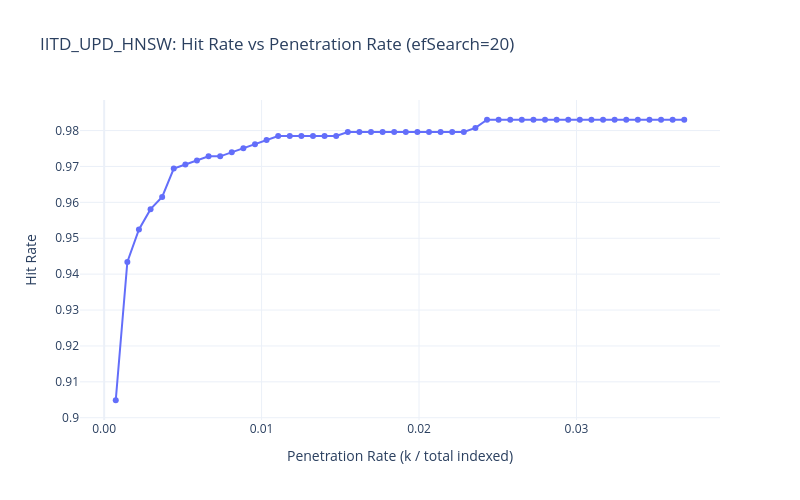

Source (notebook cell):
### Code cell
import os
import numpy as np
import random
import faiss
import plotly.graph_objects as go

# =========================================================
#  Load IITD_UPD Templates (70:30 Split)
# =========================================================
def load_iitd_upd_templates(root_folder, seed=42, split_ratio=0.7):
    """
    For each subject folder (like 1_L, 2_L...), randomly split its .npy files
      - 70% for indexing (gallery/enrollment)
      - 30% for query (probe)
    Returns:
        index_vectors, index_labels, query_vectors, query_labels
    """
    random.seed(seed)
    index_vectors, index_labels = [], []
    query_vectors, query_labels = [], []

    subject_folders = sorted(
        [d for d in os.listdir(root_folder) if os.path.isdir(os.path.join(root_folder, d))]
    )

    for subject in subject_folders:
        subject_path = os.path.join(root_folder, subject)
        files = sorted([f for f in os.listdir(subject_path) if f.endswith('.npy')])

        n = len(files)
        if n == 0:
            print(f"⚠️ Skipping {subject}, no .npy files found.")
            continue

        random.shuffle(files)
        split_point = max(1, int(n * split_ratio))  # At least one for index
        index_files = files[:split_point]
        query_files = files[split_point:] if split_point < n else []

        for f in index_files:
            vec = np.load(os.path.join(subject_path, f)).astype('float32').flatten()
            index_vectors.append(vec)
            index_labels.append(subject)

        for f in query_files:
            vec = np.load(os.path.join(subject_path, f)).astype('float32').flatten()
            query_vectors.append(vec)
            query_labels.append(subject)

        print(f"{subject}: {len(index_files)} index, {len(query_files)} query")

    return (
        np.vstack(index_vectors),
        np.array(index_labels),
        np.vstack(query_vectors),
        np.array(query_labels)
    )


# =========================================================
#  Build HNSW Index
# =========================================================
def build_hnsw_index(vectors, dim, M=16, efConstruction=200, efSearch=20):
    index = faiss.IndexHNSWFlat(dim, M)
    index.hnsw.efConstruction = efConstruction
    index.hnsw.efSearch = efSearch
    index.add(vectors)
    return index


# =========================================================
#  Evaluate Hit Rate vs Penetration Rate
# =========================================================
def evaluate_hit_rate_topk(index, index_labels, query_vectors, query_labels, k_max=50):
    total_indexed = len(index_labels)
    total_queries = len(query_labels)
    hit_rates = []
    penetration_rates = []

    # Retrieve all neighbors up to k_max
    distances, indices = index.search(query_vectors, k=k_max)
    predicted_labels = index_labels[indices]

    for k in range(1, k_max + 1):
        hits = sum(
            query_labels[i] in predicted_labels[i, :k]
            for i in range(total_queries)
        )
        hit_rate = hits / total_queries
        penetration = k / total_indexed
        hit_rates.append(hit_rate)
        penetration_rates.append(penetration)
        print(f"Top-{k}: Hit rate={hit_rate:.4f}, Penetration={penetration:.4f}")

    return penetration_rates, hit_rates


# =========================================================
#  Plot Hit Rate vs Penetration Rate
# =========================================================
def plot_hit_rate_vs_penetration(penetration_rates, hit_rates, efSearch):
    fig = go.Figure()
    fig.add_trace(go.Scatter(
        x=penetration_rates,
        y=hit_rates,
        mode='lines+markers',
        name=f"efSearch={efSearch}",
        line=dict(width=2),
        marker=dict(size=6)
    ))

    # Clean tick marks at 0.01 intervals
    tick_vals = np.arange(0.0, max(penetration_rates) + 0.01, 0.01)
    fig.update_xaxes(
        title='Penetration Rate (k / total indexed)',
        tickvals=tick_vals,
        tickformat=".2f"
    )
    fig.update_yaxes(title='Hit Rate')

    fig.update_layout(
        title=f"IITD_UPD_HNSW: Hit Rate vs Penetration Rate (efSearch={efSearch})",
        template='plotly_white',
        width=800,
        height=500,
        hovermode="x unified"
    )
    fig.show()


# =========================================================
#  Main Workflow
# =========================================================
def main(data_folder, efSearch=20, k_max=50):
    index_x, index_y, query_x, query_y = load_iitd_upd_templates(data_folder)
    dim = index_x.shape[1]
    print(f"\nLoaded {len(index_y)} index templates and {len(query_y)} queries with dim={dim}")

    index = build_hnsw_index(index_x, dim, efSearch=efSearch)
    penetration_rates, hit_rates = evaluate_hit_rate_topk(index, index_y, query_x, query_y, k_max=k_max)
    plot_hit_rate_vs_penetration(penetration_rates, hit_rates, efSearch)


# =========================================================
#  Example Usage
# =========================================================
if __name__ == "__main__":
    data_folder = "IITD_UPD"   # path to your IITD_UPD dataset
    main(data_folder, efSearch=20, k_max=50)

### Figure 1 — Plotly figure (JSON) as saved in the notebook; plotly's stock layout.template omitted (floating-point values rounded to 4 significant figures)
{"data": [{"line": {"width": 2}, "marker": {"size": 6}, "mode": "lines+markers", "name": "efSearch=20", "type": "scatter", "x": [0.0007369, 0.001474, 0.002211, 0.002948, 0.003685, 0.004422, 0.005158, 0.005895, 0.006632, 0.007369, 0.008106, 0.008843, 0.00958, 0.01032, 0.01105, 0.01179, 0.01253, 0.01326, 0.014, 0.01474, 0.01548, 0.01621, 0.01695, 0.01769, 0.01842, 0.01916, 0.0199, 0.02063, 0.02137, 0.02211, 0.02284, 0.02358, 0.02432, 0.02506, 0.02579, 0.02653, 0.02727, 0.028, 0.02874, 0.02948, 0.03021, 0.03095, 0.03169, 0.03242, 0.03316, 0.0339, 0.03464, 0.03537, 0.03611, 0.03685], "y": [0.9049, 0.9434, 0.9524, 0.9581, 0.9615, 0.9694, 0.9706, 0.9717, 0.9728, 0.9728, 0.974, 0.9751, 0.9762, 0.9773, 0.9785, 0.9785, 0.9785, 0.9785, 0.9785, 0.9785, 0.9796, 0.9796, 0.9796, 0.9796, 0.9796, 0.9796, 0.9796, 0.9796, 0.9796, 0.9796, 0.9796, 0.9807, 0.983, 0.983, 0.983, 0.983, 0.983, 0.983, 0.983, 0.983, 0.983, 0.983, 0.983, 0.983, 0.983, 0.983, 0.983, 0.983, 0.983, 0.983]}], "layout": {"height": 500, "hovermode": "x unified", "title": {"text": "IITD_UPD_HNSW: Hit Rate vs Penetration Rate (efSearch=20)"}, "width": 800, "xaxis": {"tickformat": ".2f", "tickvals": [0.0, 0.01, 0.02, 0.03, 0.04], "title": {"text": "Penetration Rate (k / total indexed)"}}, "yaxis": {"title": {"text": "Hit Rate"}}}}
